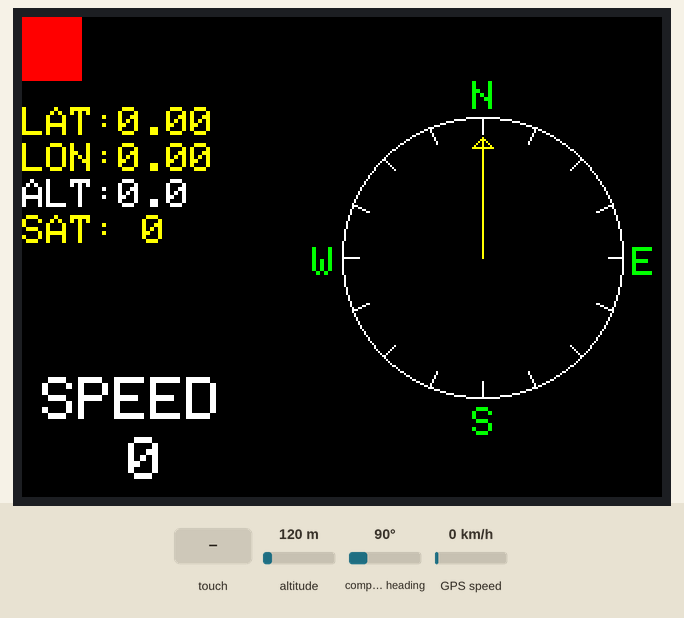
The sketch below on a simulated Arduino Mega 2560, built with avr-gcc and run on an emulated ATmega2560. On the bench: 320×240 colour display. The test bench sets the inputs (shaded band); at power-on: altitude 120 m, compass heading 90°, GPS speed 0 km/h. The GPS gets a fix after 3 s at 37.7749, -122.4194 with 8 satellites; what the sketch prints to the serial monitor is not drawn.

Above: at 1.5 s.
1.6 s: touch panel pressed at 13 % / 10 % of its raw x / y range
At 4.5 s:
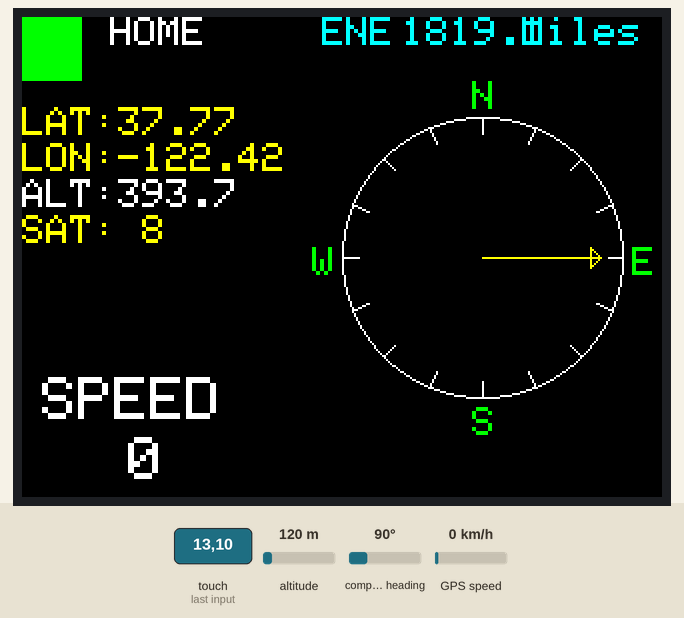
4.8 s: touch panel pressed at 38 % / 10 % of its raw x / y range
At 6.1 s:
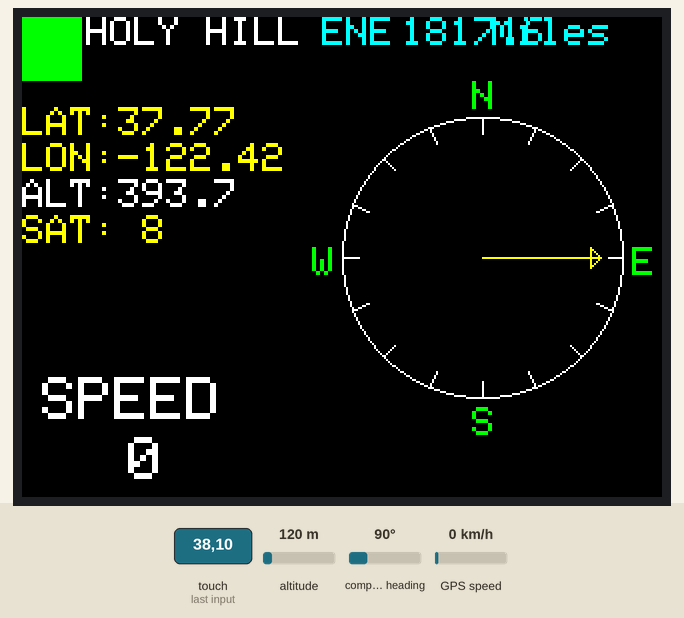
7.0 s: touch panel pressed at 62 % / 10 % of its raw x / y range
At 8.3 s:
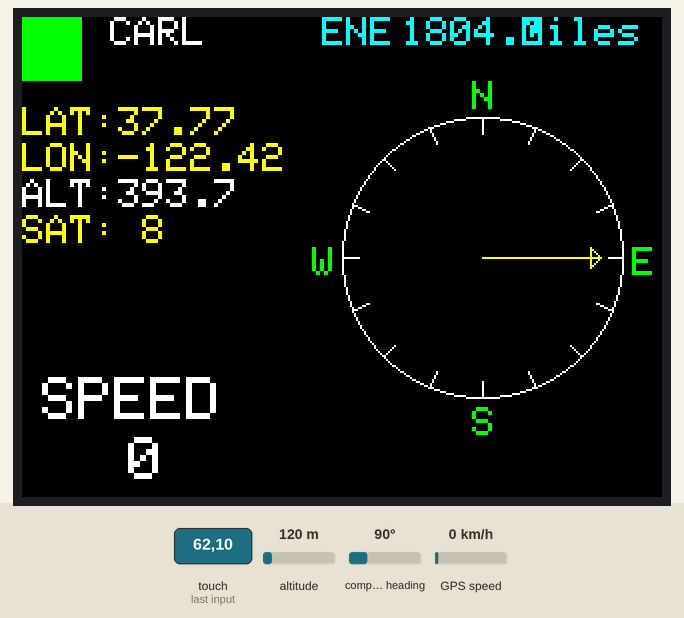
9.4 s: touch panel pressed at 13 % / 30 % of its raw x / y range
At 10.8 s:
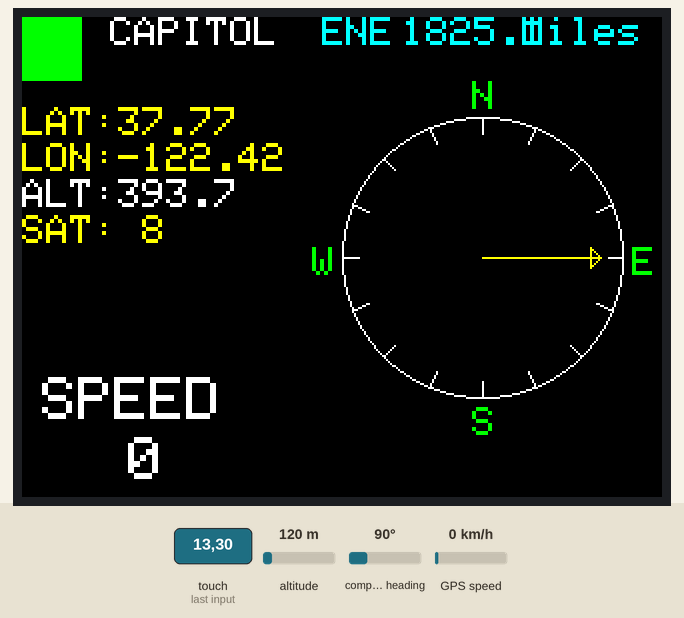
11.8 s: altitude set to 20 m
At 13.3 s:
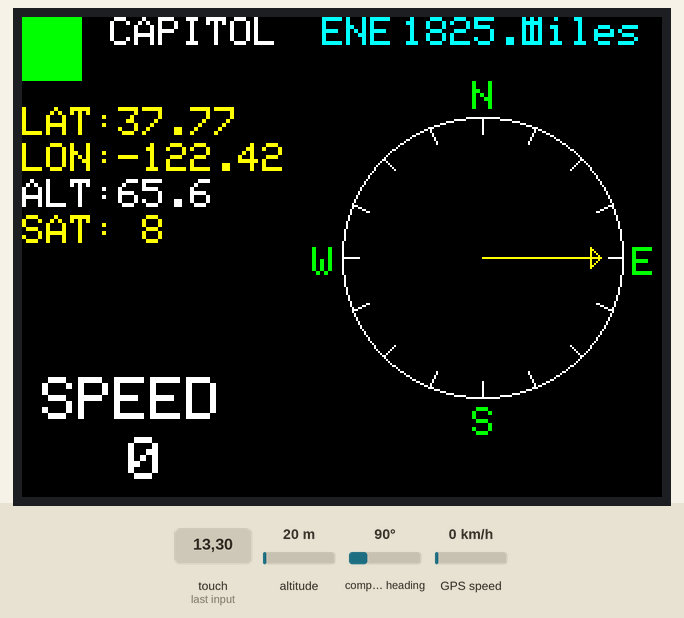
13.6 s: compass heading set to 7°
At 15.2 s:
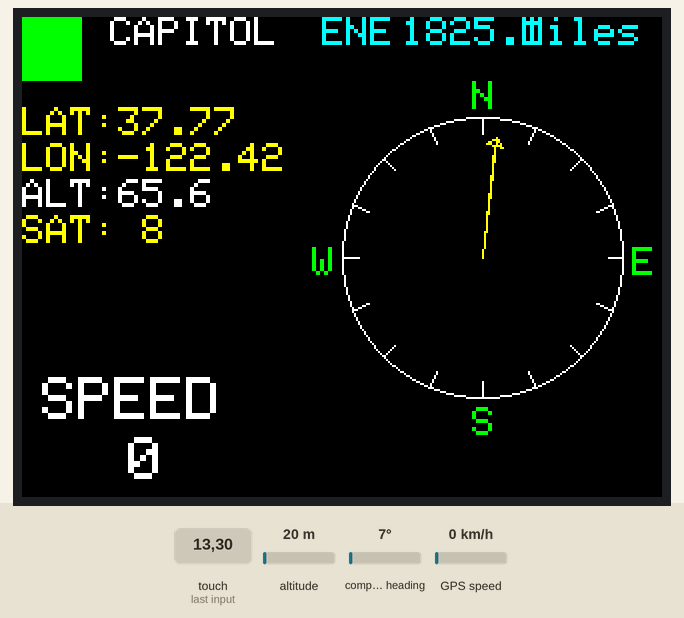
Timing chart, 0 to 16.7 s (numbered marks = the images above; inputs shaded):
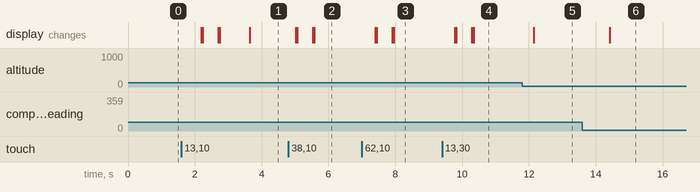

Measured:
- after the input at 1.6 s, the display: first changes after 0.60 s (image 1 shows a later state)
- after the input at 4.8 s, the display: first changes after 0.22 s (image 2 shows a later state)
- after the input at 7.0 s, the display: first changes after 0.39 s (image 3 shows a later state)
- after the input at 9.4 s, the display: first changes after 0.38 s (image 4 shows a later state)
- after the input at 11.8 s, the display: changes after 0.35 s (image 5)
- after the input at 13.6 s, the display: changes after 0.81 s (image 6)

The sketch:

WayPoints_2.ino
```cpp
 /*  Touch works, just with orientation "touch" is top half of screen
 * All wayPoints work
 * Works on blue and red TFT display
 * Added curentWaypoint for function with GPS waypoints
 * Added if ((gps.location.isValid()) && (currentWaypoint == '1')) also 2,3,4
 * Added CAPITOL< HOME 2< CARL 4 & HOLY HILL 3
 * MEGA must be connected or you will get "Serial1 was not declared in this scope" error
 * Removed Date and Time
 * RED TFT (ILI9341)
 * Pin19  to 4th pin on sensor
 * GPS Sensor GT-U7
 * Displays Compass and GPS headers
 * Changed KPH to MPH
 * Changed Altitude Meters to Feet
 * Added GPS Valid Gren/Red box ***ONLY valid if
 *    GPS SAT signal is lost, not if wire #19 is
 *    pulled out and Arduino is not receiving signals.***
 * Added Dist and Heading to Capitol Airport Waukesha WI (can be changed)
 * Changed SPEED to not show anything behind the decimal point.
 * Deleted GPS TIME It was off by hours and who needs it?
 */

#include <TinyGPSPlus.h>
#include <SoftwareSerial.h>
static const int RXPin = 18, TXPin = 19;
static const uint32_t GPSBaud = 9600;
#include <Arduino.h>
#define USE_ADAFRUIT_SHIELD_PINOUT 1
#include <Adafruit_GFX.h>
#include <Adafruit_Sensor.h>
#include <MCUFRIEND_kbv.h>
MCUFRIEND_kbv tft;

// For buttons **************************
#include <TouchScreen.h>
#define MINPRESSURE 20  // was 200
#define MAXPRESSURE 1000  //Was 1000

TinyGPSPlus gps;          // May have GPS TIME calculations

#include <SPI.h>
#include "Adafruit_ILI9341.h"

// Assign names to common 16-bit color values:
#define   BLACK  0x0000
#define   BLUE   0x001F
#define   RED    0xF800
#define   GREEN  0x07E0
#define   CYAN   0x07FF
#define   YELLOW 0xFFE0
#define   ORANGE 0xFD20
#define   WHITE  0xFFFF

String    Time, Date;
float     NumberSats, Latitude, Longitude, Bearing;
float     AltitudeMETRES, AltitudeMILES, AltitudeKM, AltitudeFEET;
float     SpeedKPH, SpeedMPH, SpeedKNOTS, SpeedMPS;
//float     distanceToWAYPOINT;           /////////////////////////

const int centreX  = 230; // Location of the compass display on screen
const int centreY  = 120;
const int diameter = 70; // Size of the compass
int       dx = centreX, dy = centreY;
int       last_dx = centreX, last_dy = centreY - diameter * 0.85;

// For changing WayPoints
int currentWaypoint = 1;
int CAPITOL         = 1;
int HOME            = 2;
int HOLY_HILL       = 3;
int CARL            = 4;

// ALL Touch panels and wiring is DIFFERENT
// copy-paste results from TouchScreen_Calibr_native.ino
const int XP=8,XM=A2,YP=A3,YM=9; //240x320 ID=0x9341   pins for touch screen
const int TS_LEFT=922,TS_RT=93,TS_TOP=79,TS_BOT=903; // Touch screen touch area calibration landscape or portrait? fix this!!!!!!!!!!!!
TouchScreen ts = TouchScreen(XP, YP, XM, YM, 300);
Adafruit_GFX_Button on_btn, off_btn;  //Declaring on and off buttons

int pixel_x, pixel_y;     //Touch_getXY() updates global vars
bool Touch_getXY(void)
 {
    TSPoint p = ts.getPoint();
    pinMode(YP, OUTPUT);      //restore shared pins
    pinMode(XM, OUTPUT);
    digitalWrite(YP, HIGH);   //because TFT control pins
    digitalWrite(XM, HIGH);

    bool pressed = (p.z > MINPRESSURE && p.z < MAXPRESSURE);

    if (pressed) {
        pixel_x = map(p.x, TS_LEFT, TS_RT, 0, tft.width());
        pixel_y = map(p.y, TS_TOP, TS_BOT, 0, tft.height());
                 }

    return pressed; // needed for button press

  }

// For stats that happen every 5 seconds
unsigned long last = 0UL;

void setup()
 {
  Serial.begin(115200);
  Serial1.begin(9600); // connect gps sensor
  //ss.begin(GPSBaud)

  tft.begin();            // Start the TFT display
  //tft.setRotation(5);     // Rotate screen by 90°
  tft.setTextSize(2);     // Set medium text size
  tft.setTextColor(YELLOW);

//*****BEGIN TOUCH SETUP  *******************************************************************************

Serial.begin(115200);
    uint16_t ID = tft.readID();
    Serial.print("TFT ID = 0x");
    Serial.println(ID, HEX);
    Serial.println("Calibrate for your Touch Panel");


    //if (ID == 0xD3D3) ID = 0x9486; // write-only shield
    tft.begin(ID);
    tft.setRotation(1);            //Landscape
    tft.fillScreen(BLACK);

    //on_btn.initButton(&tft,  180, 150, 80, 100, WHITE, CYAN, BLACK, "ON", 2);   // Moves, draws BUTTON, & touch point, should be portrait for proper operation
    off_btn.initButton(&tft, 260, 150, 300, 300, BLACK, BLACK, BLACK, "OFF", 2);  // And touch position (&tft) These #'s make upper half of screen
    //on_btn.drawButton(false);   // Button will draw if pressed and this is disabled
    //off_btn.drawButton(false);
  }
//*** END TOUCH SETUP  ***********************************************************************************


void loop() {

  Latitude       = gps.location.lat();
  Longitude      = gps.location.lng();
  Bearing        = gps.course.deg();
  SpeedMPH       = gps.speed.mph();           // KEEP THIS! No speed!
  SpeedKPH       = gps.speed.kmph();
  NumberSats     = gps.satellites.value();
  AltitudeMETRES = gps.altitude.meters();     // KEEP THIS! No Altitude!
  AltitudeFEET   = gps.altitude.feet();


                      // ********* GPS GOOD? This works ONLY if SAT signal is lost NOT if Pin19 is pulled out *******
if (gps.satellites.value ()> 3 )
   tft.fillRect(0, 0, 30, 8 * 4, GREEN);
else
   tft.fillRect(0, 0, 30, 8 * 4, RED);     //left,top,right,down * 4? seems to increase the depth X4, Green


// ***************** Adding Dist & Course to CAPITOL *******************************************

if ((gps.location.isValid()) && (currentWaypoint == 1))
  {
    tft.fillRect(32, 0, 202, 5 * 4, BLACK);   // Distance Left, Distance down, Distance right, Distance Down, * ????? See above tft.fillrect
    PrintText(20, 0, "  CAPITOL", WHITE, 2);
  //PrintText(40, 0, "distanceToWAYPOINT:" + String(),2, 2);        //////////////
  //tft.fillRect(45, 40, 90, 19 * 4, BLACK); //LAT, LONG, ALT, SAT area

  static const double WAYPOINT_LAT = 43.090410, WAYPOINT_LON = -88.178650;
      double distanceToWAYPOINT =
      TinyGPSPlus::distanceBetween(gps.location.lat(), gps.location.lng(), WAYPOINT_LAT, WAYPOINT_LON);
      double courseToWAYPOINT = TinyGPSPlus::courseTo(gps.location.lat(), gps.location.lng(), WAYPOINT_LAT, WAYPOINT_LON);
      tft.fillRect(135, 0, 120, 15, BLACK);  //Erases old data
      tft.setTextColor(CYAN);
      tft.setCursor(150, 0);                                // Sets it back to not print over "WAYPOINT"
      tft.println(TinyGPSPlus::cardinal(courseToWAYPOINT));   // Prints "cardinal heading (SE) to gps location" on TFT
      tft.setCursor(190, 0);
      tft.println(distanceToWAYPOINT/1000*.6213712, 1);       // Prints Distance to WAYPOINT calculated for miles
      tft.setCursor(250, 0);
      tft.print("Miles");
    Serial.println("IN VOID LOOP");
  }


// end Addding Distance & Heading to WAYPOINT

// *** Adding Dist & Course to Home *******************************************
if ((gps.location.isValid()) && (currentWaypoint == 2))
  {
tft.fillRect(32, 0, 202, 5 * 4, BLACK);   // Distance Left, Distance down, Distance right, Distance Down, * ????? See above tft.fillrect
PrintText(20, 0, "  HOME", WHITE, 2);
  //PrintText(40, 0, "distanceToWAYPOINT:" + String(),2, 2);        //////////////

  //tft.fillRect(45, 40, 90, 19 * 4, BLACK);   //LAT, LONG, ALT, SAT area

  static const double WAYPOINT_LAT = 43.196470, WAYPOINT_LON = -88.296550;
      double distanceToWAYPOINT =
        TinyGPSPlus::distanceBetween(gps.location.lat(), gps.location.lng(), WAYPOINT_LAT, WAYPOINT_LON);
      double courseToWAYPOINT =
        TinyGPSPlus::courseTo( gps.location.lat(), gps.location.lng(), WAYPOINT_LAT, WAYPOINT_LON);

      tft.fillRect(135, 0, 110, 15, BLACK);  //Erases old data over # of miles
      tft.setTextColor(CYAN);
      tft.setCursor(150, 0);                                // Sets it back to not print over "WAYPOINT"
      tft.println(TinyGPSPlus::cardinal(courseToWAYPOINT));   // Prints "cardinal heading (SE) to gps location" on TFT
      tft.setCursor(190, 0);
      tft.println(distanceToWAYPOINT/1000*.6213712, 1);       // Prints Distance to WAYPOINT calculated for miles
      tft.setCursor(250, 0);
      tft.print("Miles");
  }


// end Addding Distance & Heading to HOME

// *** Adding Dist & Course to CARL *******************************************
if ((gps.location.isValid()) && (currentWaypoint == 4))
  {
tft.fillRect(32, 0, 202, 5 * 4, BLACK);   // Distance Left, Distance down, Distance right, Distance Down, * ????? See above tft.fillrect
PrintText(20, 0, "  CARL", WHITE, 2);
  //PrintText(40, 0, "distanceToWAYPOINT:" + String(),2, 2);        //////////////
  //tft.fillRect(45, 40, 90, 19 * 4, BLACK);   //LAT, LONG, ALT, SAT area

  static const double WAYPOINT_LAT = 43.369512, WAYPOINT_LON = -88.592820;
      double distanceToWAYPOINT =
        TinyGPSPlus::distanceBetween(gps.location.lat(), gps.location.lng(), WAYPOINT_LAT, WAYPOINT_LON);
      double courseToWAYPOINT =
        TinyGPSPlus::courseTo(gps.location.lat(), gps.location.lng(), WAYPOINT_LAT, WAYPOINT_LON);

      tft.fillRect(135, 0, 110, 15, BLACK);  //Erases old data
      tft.setTextColor(CYAN);
      tft.setCursor(150, 0);                                // Sets it back to not print over "WAYPOINT"
      tft.println(TinyGPSPlus::cardinal(courseToWAYPOINT));   // Prints "cardinal heading (SE) to gps location" on TFT
      tft.setCursor(190, 0);
      tft.println(distanceToWAYPOINT/1000*.6213712, 1);       // Prints Distance to WAYPOINT calculated for miles
      tft.setCursor(250, 0);
      tft.print("Miles");
  }

// end Addding Distance & Heading to CARL

// *** Adding Dist & Course to HOLY HILL *******************************************
if ((gps.location.isValid()) && (currentWaypoint == 3))
  {
tft.fillRect(32, 0, 202, 5 * 4, BLACK);   // Distance Left, Distance down, Distance right, Distance Down, * ????? See above tft.fillrect
PrintText(20, 0, " HOLY HILL", WHITE, 2);
  //PrintText(40, 0, "distanceToWAYPOINT:" + String(),2, 2);        //////////////
    //tft.fillRect(45, 40, 90, 19 * 4, BLACK);   //LAT, LONG, ALT, SAT area

  static const double WAYPOINT_LAT = 43.244260, WAYPOINT_LON = -88.327680;  // Not HOLY HILL, ulast 6 digits of both used for troubleshooting
      double distanceToWAYPOINT =
      TinyGPSPlus::distanceBetween(gps.location.lat(), gps.location.lng(), WAYPOINT_LAT, WAYPOINT_LON);
      double courseToWAYPOINT =
      TinyGPSPlus::courseTo(gps.location.lat(), gps.location.lng(), WAYPOINT_LAT, WAYPOINT_LON);

      tft.setTextColor(CYAN);
      tft.setCursor(150, 0);                                // Sets it back to not print over "WAYPOINT"
      tft.println(TinyGPSPlus::cardinal(courseToWAYPOINT));   // Prints "cardinal heading (SE) to gps location" on TFT
      tft.setCursor(190, 0);
      tft.println(distanceToWAYPOINT/1000*.6213712, 1);       // Prints Distance to WAYPOINT calculated for miles
      tft.setCursor(235, 0);
      tft.print("Miles");
  }


// end Addding Distance & Heading to Home?   ***************************************************************************


  DisplayGPSdata(NumberSats, Latitude, Longitude, AltitudeMETRES, SpeedKPH, Bearing); // Select units as required
  smartDelay(250);   // Was 1000, faster update of waypoint
  if (millis() > 5000 && gps.charsProcessed() < 10)  Serial.println(F("No GPS data received: check wiring"));

//****** BEGIN TOUCH LOOP *******************************************************************************************

{
    bool down = Touch_getXY();
    //on_btn.press(down && on_btn.contains(pixel_x, pixel_y));
    off_btn.press(down && off_btn.contains(pixel_x, pixel_y));
    delay(150);
    //Serial.print("It reads this line");

    if (on_btn.justReleased())
        on_btn.drawButton();
    if (off_btn.justReleased())
        off_btn.drawButton();
    if (on_btn.justPressed()) {
        on_btn.drawButton(true);
    }

// Changing waypoints ##############################################
    if (off_btn.justPressed())   {
        off_btn.drawButton(true);
        currentWaypoint= currentWaypoint + 1;
    }

if(currentWaypoint >= 5)
     {
      currentWaypoint = 1;       // Waypoints are 1,2,3,4
     }
            // 1=CAPITOL, 2=HOME, 3=HOLY HILL, 4=CARL, 5+ goes back to 1, this sets CAPITOL to read at startup
      }
   }

//****** END TOUCH LOOP *******************************************************************************************


//#####################################################################
  void DisplayGPSdata(float dNumberSats, float dLatitude, float dLongitude, float dAltitude, float dSpeed, float dBearing) {

//  PrintText(20, 0, "  WAYPOINT", CYAN, 2);
//  PrintText(40, 0, "distanceToWAYPOINT:" + String(),2, 2);        //////////////
  tft.fillRect(45, 40, 90, 19 * 4, BLACK);   // blacks out old Lat Lon Alt & Sat data
  PrintText(0, 45, "LAT:" + String(dLatitude), YELLOW, 2);
  PrintText(0, 63, "LON:" + String(dLongitude), YELLOW, 2);
  PrintText(0, 81, "ALT:" + String(dAltitude * 3.28084, 1) + "  ", WHITE, 2);  // Removed FT, didn't need it
  PrintText(0, 99, "SAT:" + String(dNumberSats, 0), YELLOW, 2);


//  SPEED
  tft.fillRect(5, 210, 100, 25, BLACK);    // Left side to side, up and down, Right amount long, down for an amount, color (Blacks out old speed)
  tft.setTextColor(WHITE);
  tft.setCursor(10, 180);
  tft.setTextSize(3);
  tft.print("SPEED");
  PrintText(35, 210, "" + String(dSpeed  / 1.609, 0) + "  ", WHITE, 3);  //SPEED

  tft.setCursor(200, 220);
  Display_Compass(dBearing);
}
//#####################################################################


 // TEMPORARY ATTEMPT WITH NO COMPASS  **(ALSO UN BLOCK dISPLAY COMPASS ABOVE)***********************************
void Display_Compass(float dBearing) {
  int dxo, dyo, dxi, dyi;
  tft.setCursor(0, 0);
  tft.drawCircle(centreX, centreY, diameter, WHITE); // Draw compass circle
  for (float i = 0; i < 360; i = i + 22.5) {
    dxo = diameter * cos((i - 90) * 3.14 / 180);
    dyo = diameter * sin((i - 90) * 3.14 / 180);
    dxi = dxo * 0.9;
    dyi = dyo * 0.9;
    tft.drawLine(dxo + centreX, dyo + centreY, dxi + centreX, dyi + centreY, WHITE);
  }
  PrintText((centreX - 5), (centreY - diameter - 18), "N", GREEN, 2);
  PrintText((centreX - 5), (centreY + diameter + 5) , "S", GREEN, 2);
  PrintText((centreX + diameter + 5),  (centreY - 5), "E", GREEN, 2);
  PrintText((centreX - diameter - 15), (centreY - 5), "W", GREEN, 2);
  dx = (0.85 * diameter * cos((dBearing - 90) * 3.14 / 180)) + centreX; // calculate X position ( Change dBearing to bearing? to get to WAYPOINT Airport?)
  dy = (0.85 * diameter * sin((dBearing - 90) * 3.14 / 180)) + centreY; // calculate Y position
  draw_arrow(last_dx, last_dy, centreX, centreY, 5, 5, BLACK);   // Erase last arrow
  draw_arrow(dx, dy, centreX, centreY, 5, 5, YELLOW);           // Draw arrow in new position
  last_dx = dx;
  last_dy = dy;
}
//#####################################################################
void draw_arrow(int x2, int y2, int x1, int y1, int alength, int awidth, int colour) {
  float distance;
  int dx, dy, x2o, y2o, x3, y3, x4, y4, k;
  distance = sqrt(pow((x1 - x2), 2) + pow((y1 - y2), 2));
  dx = x2 + (x1 - x2) * alength / distance;
  dy = y2 + (y1 - y2) * alength / distance;
  k = awidth / alength;
  x2o = x2 - dx;
  y2o = dy - y2;
  x3 = y2o * k + dx;
  y3 = x2o * k + dy;
  x4 = dx - y2o * k;
  y4 = dy - x2o * k;
  tft.drawLine(x1, y1, x2, y2, colour);
  tft.drawLine(x1, y1, dx, dy, colour);
  tft.drawLine(x3, y3, x4, y4, colour);
  tft.drawLine(x3, y3, x2, y2, colour);
  tft.drawLine(x2, y2, x4, y4, colour);
}


//#####################################################################
void PrintText(int x, int y, String text, int colour, byte text_size) {
  tft.setCursor(x, y);
  tft.setTextColor(colour);
  tft.setTextSize(text_size);
  tft.print(text);
  tft.setTextColor(YELLOW); // Default colour
  tft.setTextSize(2);       // Default Text Size
}
//#####################################################################
static void smartDelay(unsigned long ms) {
  unsigned long start = millis();
  do {
    while (Serial1.available()) gps.encode(Serial1.read());
  } while (millis() - start < ms);
}
```
